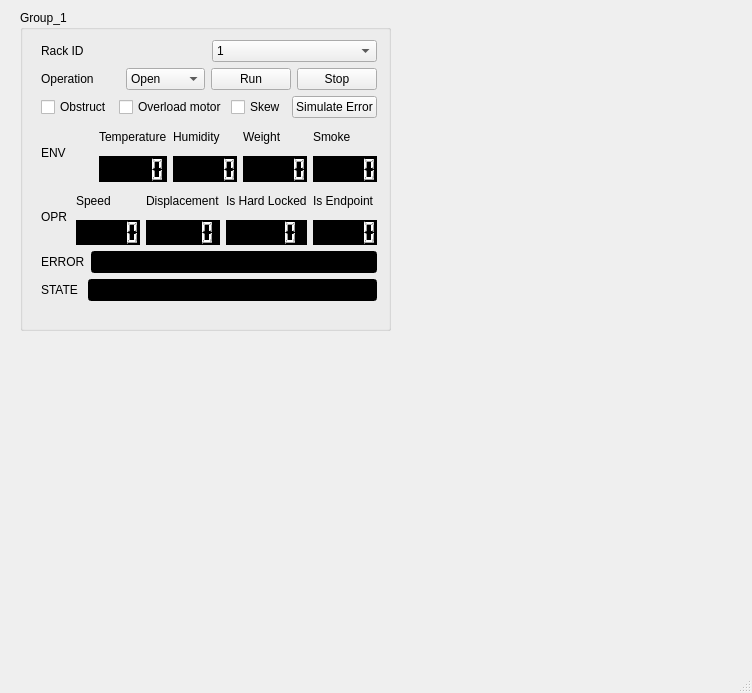
<?xml version="1.0" encoding="UTF-8"?>
<ui version="4.0">
 <class>MainWindow</class>
 <widget class="QMainWindow" name="MainWindow">
  <property name="geometry">
   <rect>
    <x>0</x>
    <y>0</y>
    <width>752</width>
    <height>693</height>
   </rect>
  </property>
  <property name="windowTitle">
   <string>MainWindow</string>
  </property>
  <widget class="QWidget" name="centralwidget">
   <widget class="QGroupBox" name="rackGroup">
    <property name="geometry">
     <rect>
      <x>20</x>
      <y>10</y>
      <width>371</width>
      <height>321</height>
     </rect>
    </property>
    <property name="title">
     <string>Group_1</string>
    </property>
    <widget class="QWidget" name="">
     <property name="geometry">
      <rect>
       <x>21</x>
       <y>30</y>
       <width>336</width>
       <height>261</height>
      </rect>
     </property>
     <layout class="QVBoxLayout" name="verticalLayout">
      <item>
       <layout class="QHBoxLayout" name="horizontalLayout_7">
        <item>
         <widget class="QLabel" name="label_15">
          <property name="text">
           <string>Rack ID</string>
          </property>
         </widget>
        </item>
        <item>
         <widget class="QComboBox" name="rackIDNumbersComboBox">
          <item>
           <property name="text">
            <string>1</string>
           </property>
          </item>
          <item>
           <property name="text">
            <string>2</string>
           </property>
          </item>
          <item>
           <property name="text">
            <string>3</string>
           </property>
          </item>
          <item>
           <property name="text">
            <string>4</string>
           </property>
          </item>
          <item>
           <property name="text">
            <string>5</string>
           </property>
          </item>
          <item>
           <property name="text">
            <string>6</string>
           </property>
          </item>
         </widget>
        </item>
       </layout>
      </item>
      <item>
       <layout class="QHBoxLayout" name="horizontalLayout_8">
        <item>
         <widget class="QLabel" name="label_13">
          <property name="text">
           <string>Operation</string>
          </property>
         </widget>
        </item>
        <item>
         <widget class="QComboBox" name="OperationsComboBox">
          <item>
           <property name="text">
            <string>Open</string>
           </property>
          </item>
          <item>
           <property name="text">
            <string>Close</string>
           </property>
          </item>
          <item>
           <property name="text">
            <string>Light</string>
           </property>
          </item>
          <item>
           <property name="text">
            <string>Ventilate</string>
           </property>
          </item>
         </widget>
        </item>
        <item>
         <widget class="QPushButton" name="runButton">
          <property name="text">
           <string>Run</string>
          </property>
         </widget>
        </item>
        <item>
         <widget class="QPushButton" name="stopButton">
          <property name="text">
           <string>Stop</string>
          </property>
         </widget>
        </item>
       </layout>
      </item>
      <item>
       <layout class="QHBoxLayout" name="horizontalLayout_17">
        <item>
         <widget class="QCheckBox" name="ObstructCheckBox">
          <property name="text">
           <string>Obstruct</string>
          </property>
         </widget>
        </item>
        <item>
         <widget class="QCheckBox" name="OverloadMotorCheckBox">
          <property name="text">
           <string>Overload motor</string>
          </property>
         </widget>
        </item>
        <item>
         <widget class="QCheckBox" name="SkewCheckBox">
          <property name="text">
           <string>Skew</string>
          </property>
         </widget>
        </item>
        <item>
         <widget class="QPushButton" name="simulatorErrorButton">
          <property name="text">
           <string>Simulate Error</string>
          </property>
         </widget>
        </item>
       </layout>
      </item>
      <item>
       <layout class="QHBoxLayout" name="horizontalLayout">
        <item>
         <widget class="QLabel" name="label_9">
          <property name="text">
           <string>ENV</string>
          </property>
         </widget>
        </item>
        <item>
         <layout class="QGridLayout" name="gridLayout">
          <item row="0" column="3">
           <widget class="QLabel" name="label_4">
            <property name="text">
             <string>Smoke</string>
            </property>
           </widget>
          </item>
          <item row="0" column="0">
           <widget class="QLabel" name="label">
            <property name="text">
             <string>Temperature</string>
            </property>
           </widget>
          </item>
          <item row="1" column="0">
           <widget class="QLCDNumber" name="temperature">
            <property name="styleSheet">
             <string notr="true">QLCDNumber{
  background-color: rgb(0, 0, 0);
  color: rgb(255, 255, 255);
}</string>
            </property>
            <property name="smallDecimalPoint">
             <bool>false</bool>
            </property>
            <property name="segmentStyle">
             <enum>QLCDNumber::Filled</enum>
            </property>
           </widget>
          </item>
          <item row="1" column="1">
           <widget class="QLCDNumber" name="humidity">
            <property name="styleSheet">
             <string notr="true">QLCDNumber{
  background-color: rgb(0, 0, 0);
  color: rgb(255, 255, 255);
}</string>
            </property>
           </widget>
          </item>
          <item row="0" column="1">
           <widget class="QLabel" name="label_2">
            <property name="text">
             <string>Humidity</string>
            </property>
           </widget>
          </item>
          <item row="0" column="2">
           <widget class="QLabel" name="label_3">
            <property name="text">
             <string>Weight</string>
            </property>
           </widget>
          </item>
          <item row="1" column="2">
           <widget class="QLCDNumber" name="weight">
            <property name="styleSheet">
             <string notr="true">QLCDNumber{
  background-color: rgb(0, 0, 0);
  color: rgb(255, 255, 255);
}</string>
            </property>
           </widget>
          </item>
          <item row="1" column="3">
           <widget class="QLCDNumber" name="smoke">
            <property name="styleSheet">
             <string notr="true">QLCDNumber{
  background-color: rgb(0, 0, 0);
  color: rgb(255, 255, 255);
}</string>
            </property>
           </widget>
          </item>
         </layout>
        </item>
       </layout>
      </item>
      <item>
       <layout class="QHBoxLayout" name="horizontalLayout_4">
        <item>
         <widget class="QLabel" name="label_10">
          <property name="text">
           <string>OPR</string>
          </property>
         </widget>
        </item>
        <item>
         <layout class="QHBoxLayout" name="horizontalLayout_3">
          <item>
           <layout class="QHBoxLayout" name="horizontalLayout_2">
            <item>
             <layout class="QGridLayout" name="gridLayout_2">
              <item row="0" column="1">
               <widget class="QLabel" name="label_6">
                <property name="text">
                 <string>Displacement</string>
                </property>
               </widget>
              </item>
              <item row="0" column="2">
               <widget class="QLabel" name="label_7">
                <property name="text">
                 <string>Is Hard Locked</string>
                </property>
               </widget>
              </item>
              <item row="0" column="3">
               <widget class="QLabel" name="label_8">
                <property name="text">
                 <string>Is Endpoint</string>
                </property>
               </widget>
              </item>
              <item row="1" column="0">
               <widget class="QLCDNumber" name="movementSpeed">
                <property name="styleSheet">
                 <string notr="true">QLCDNumber{
  background-color: rgb(0, 0, 0);
  color: rgb(255, 255, 255);
}</string>
                </property>
               </widget>
              </item>
              <item row="1" column="1">
               <widget class="QLCDNumber" name="displacement">
                <property name="styleSheet">
                 <string notr="true">QLCDNumber{
  background-color: rgb(0, 0, 0);
  color: rgb(255, 255, 255);
}</string>
                </property>
               </widget>
              </item>
              <item row="1" column="2">
               <widget class="QLCDNumber" name="isHardLock">
                <property name="styleSheet">
                 <string notr="true">QLCDNumber{
  background-color: rgb(0, 0, 0);
  color: rgb(255, 255, 255);
}</string>
                </property>
               </widget>
              </item>
              <item row="1" column="3">
               <widget class="QLCDNumber" name="isEndpoint">
                <property name="styleSheet">
                 <string notr="true">QLCDNumber{
  background-color: rgb(0, 0, 0);
  color: rgb(255, 255, 255);
}</string>
                </property>
               </widget>
              </item>
              <item row="0" column="0">
               <widget class="QLabel" name="label_5">
                <property name="text">
                 <string>Speed</string>
                </property>
               </widget>
              </item>
             </layout>
            </item>
           </layout>
          </item>
         </layout>
        </item>
       </layout>
      </item>
      <item>
       <layout class="QHBoxLayout" name="horizontalLayout_6">
        <item>
         <widget class="QLabel" name="label_11">
          <property name="text">
           <string>ERROR</string>
          </property>
         </widget>
        </item>
        <item>
         <widget class="QLineEdit" name="rackGroupLineEdit_2">
          <property name="styleSheet">
           <string notr="true">QLineEdit{
  background-color: rgb(0, 0, 0);
  color: rgb(255, 255, 255);
}</string>
          </property>
         </widget>
        </item>
       </layout>
      </item>
      <item>
       <layout class="QHBoxLayout" name="horizontalLayout_5">
        <item>
         <widget class="QLabel" name="label_12">
          <property name="text">
           <string>STATE </string>
          </property>
         </widget>
        </item>
        <item>
         <widget class="QLineEdit" name="rackGroupLineEdit">
          <property name="styleSheet">
           <string notr="true">QLineEdit{
  background-color: rgb(0, 0, 0);
  color: rgb(255, 255, 255);
}</string>
          </property>
          <property name="text">
           <string/>
          </property>
         </widget>
        </item>
       </layout>
      </item>
     </layout>
    </widget>
   </widget>
  </widget>
  <widget class="QMenuBar" name="menubar">
   <property name="geometry">
    <rect>
     <x>0</x>
     <y>0</y>
     <width>752</width>
     <height>22</height>
    </rect>
   </property>
  </widget>
  <widget class="QStatusBar" name="statusbar"/>
 </widget>
 <resources/>
 <connections/>
</ui>
